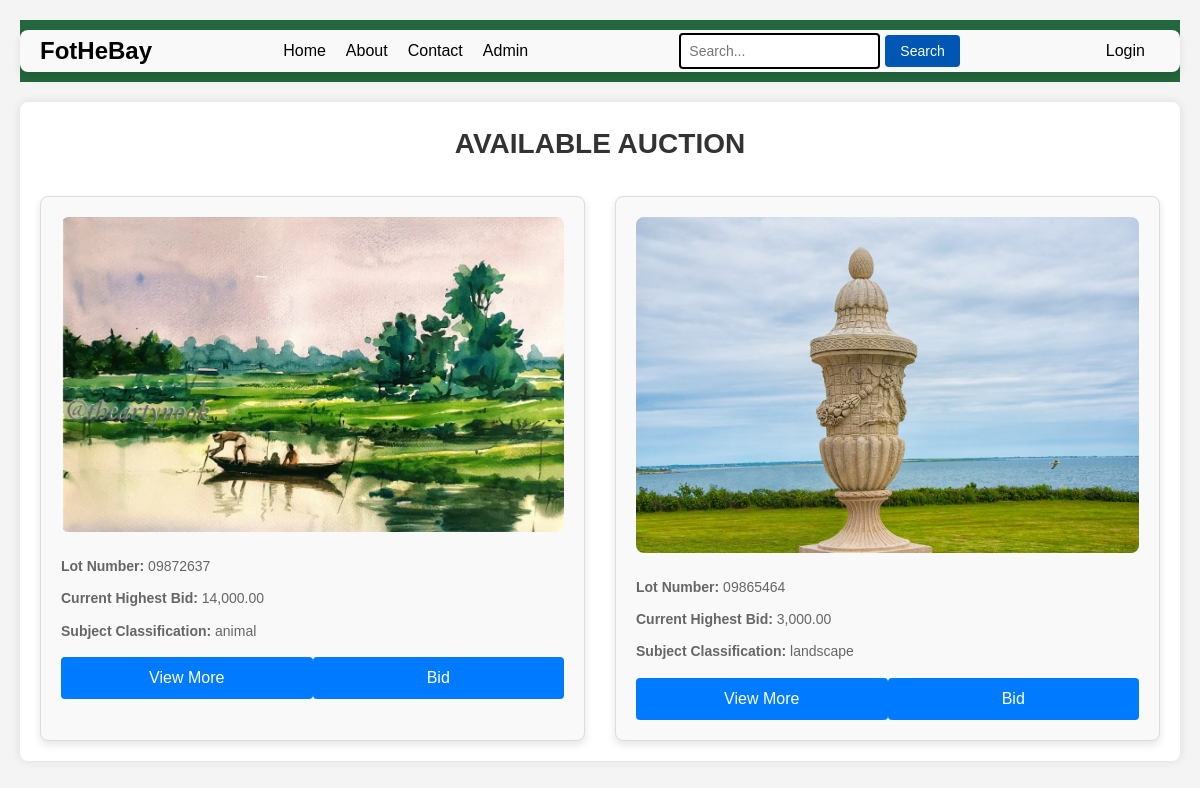
The page / on the database its author committed.
### tables this page shows
CREATE TABLE `addauction` (
  `id` int(255) NOT NULL,
  `lot_number` varchar(255) NOT NULL,
  `artist_name` varchar(255) NOT NULL,
  `year_produced` varchar(255) NOT NULL,
  `subject_classification` varchar(255) NOT NULL,
  `description` text NOT NULL,
  `auction_date` date NOT NULL,
  `estimated_price` decimal(10,2) NOT NULL,
  `category_name` varchar(255) NOT NULL,
  `drawing_medium` varchar(255) NOT NULL,
  `framed` tinyint(1) NOT NULL,
  `dimensions_height` decimal(10,2) NOT NULL,
  `dimensions_length` decimal(10,2) NOT NULL,
  `image_path` varchar(255) NOT NULL
);

### index.php (the view, shortened to what this page needs)
<?php require('navbar.php'); ?>
<?php
$servername = "localhost";
$username = "root";
$password = "";
$databasename = "auctioncys";
try {
    $mov = new PDO("mysql:host=$servername;dbname=$databasename", $username, $password);
    $mov->setAttribute(PDO::ATTR_ERRMODE, PDO::ERRMODE_EXCEPTION);
} catch(PDOException $e) {
    echo "Connection failed: " . $e->getMessage();
}
$sql = "
    SELECT a.*,
           COALESCE(b.highest_bid, a.estimated_price) AS current_highest_bid
    FROM addauction a
    LEFT JOIN (
        SELECT auction_id, MAX(bid_amount) AS highest_bid
        FROM bids
        GROUP BY auction_id
    ) b ON a.id = b.auction_id
";
$stmt = $mov->prepare($sql);
$stmt->execute();
$items = $stmt->fetchAll(PDO::FETCH_ASSOC);
?>
<div class="auction-container">
    <h2>Available Auction </h2>
    <div class="items">
        <?php foreach ($items as $item): ?>
            <div class="item">
                <?php if ($item['image_path']): ?>
                    <img src="<?php echo htmlspecialchars($item['image_path']); ?>" alt="Item Image">
                <?php endif; ?>
                <p><strong>Lot Number:</strong> <?php echo htmlspecialchars($item['lot_number']); ?></p>
                <p><strong>Current Highest Bid:</strong> <?php echo number_format($item['current_highest_bid'], 2); ?></p>
                <p><strong>Subject Classification:</strong> <?php echo htmlspecialchars($item['subject_classification']); ?></p>
                <div class="buttons">
                    <form action="item.php" method="GET" style="margin: 0;">
                        <button type="submit">View More</button>
                    </form>
                    <form action="bidprice.php" method="GET" style="margin: 0;">
                        <button type="submit">Bid</button>
                    </form>
                </div>
            </div>
        <?php endforeach; ?>
    </div>
</div>

### navbar.php (shortened to what this page needs)
<!DOCTYPE html>
<html lang="en">
<head>
    <link rel="stylesheet" href="style_auction.css">
</head>
<body>
    <nav class="custom-navbar">
        <div class="custom-container">
            <span class="custom-navbar-brand">FotHeBay</span>
            <ul class="custom-nav-links">
                <li><a href="index.php">Home</a></li>
                <li><a href="information.php">About</a></li>
                <li><a href="#">Contact</a></li>
                <li><a href="adminpage.php">Admin</a></li>
            </ul>
            <form class="custom-search-form">
                <input type="text" placeholder="Search..." />
                <button type="submit">Search</button>
            </form>
            <div class="custom-user-actions">
                <?php
                if (isset($_SESSION['user_id'])) {
                    echo '<a href="logout.php">Logout</a>';
                } else {
                    echo '<a href="login.php">Login</a>';
                }
                ?>
            </div>
        </div>
    </nav>
</body>
</html>

### style_auction.css (style rules this page uses)
body, h2, p, form, input, select, textarea, button { margin: 0; padding: 0; box-sizing: border-box; }
body { font-family: Arial, sans-serif; background-color: #f4f4f4; color: #333; line-height: 1.6; padding: 20px; }
h2 { text-align: center; margin-bottom: 20px; color: #333; }
button { display: block; width: 100%; padding: 10px; background: #007BFF; color: #fff; border: none; border-radius: 4px; font-size: 16px; cursor: pointer; }
.custom-container { max-width: 800px; margin: 0 auto; padding: 20px; background-color: #f9f9f9; box-shadow: 0 4px 8px rgba(0, 0, 0, 0.1); border-radius: 8px; }
.custom-navbar { background-color: #22673d; color: #fff; padding: 10px 0; }
.custom-navbar .custom-container { display: flex; justify-content: space-between; align-items: center; max-width: 1200px; margin: 0 auto; padding: 0 20px; }
.custom-navbar .custom-navbar-brand { font-size: 1.5rem; font-weight: bold; color: black; }
.custom-navbar .custom-nav-links { list-style-type: none; margin: 0; padding: 0; display: flex; }
.custom-navbar .custom-nav-links li { margin-right: 20px; }
.custom-navbar .custom-nav-links li a { color: black; text-decoration: none; transition: color 0.3s ease; }
.custom-navbar .custom-search-form { display: flex; align-items: center; }
.custom-navbar .custom-search-form input[type="text"] { padding: 8px; border-radius: 4px; border: 2px solid; margin-right: 5px; font-size: 14px; }
.custom-navbar .custom-search-form button[type="submit"] { padding: 8px 15px; background-color: #0056b3; color: #fff; border: none; border-radius: 4px; cursor: pointer; font-size: 14px; transition: background-color 0.3s ease; }
.custom-navbar .custom-user-actions { display: flex; align-items: center; }
.custom-navbar .custom-user-actions a { color: black; text-decoration: none; padding: 8px 15px; border-radius: 4px; transition: background-color 0.3s ease; }
.auction-container { max-width: 1200px; margin: 20px auto; padding: 20px; background-color: #fff; border-radius: 8px; box-shadow: 0 0 10px rgba(0, 0, 0, 0.1); }
.auction-container h2 { text-align: center; margin-bottom: 30px; color: #333; font-size: 28px; text-transform: uppercase; }
.auction-container .items { display: grid; grid-template-columns: repeat(auto-fit, minmax(300px, 1fr)); gap: 30px; }
.auction-container .item { border: 1px solid #ddd; padding: 20px; border-radius: 8px; background-color: #f9f9f9; box-shadow: 0 4px 8px rgba(0, 0, 0, 0.1); transition: transform 0.3s ease; }
.auction-container .item img { max-width: 100%; height: auto; border-radius: 8px; margin-bottom: 15px; }
.auction-container .item p { margin-bottom: 10px; color: #666; font-size: 14px; }
.auction-container .buttons { display: flex; justify-content: space-between; align-items: center; margin-top: 15px; }
.auction-container .buttons form, .auction-container .buttons button { flex: 1; }
.auction-container .buttons button { padding: 12px 20px; background-color: #007BFF; color: #fff; border: none; border-radius: 4px; font-size: 16px; cursor: pointer; transition: background-color 0.3s ease; }

### rows shown on the page
addauction: image_path (picture), lot_number "09872637", current_highest_bid "14,000.00", subject_classification "animal"
addauction: image_path (picture), lot_number "09865464", current_highest_bid "3,000.00", subject_classification "landscape"
